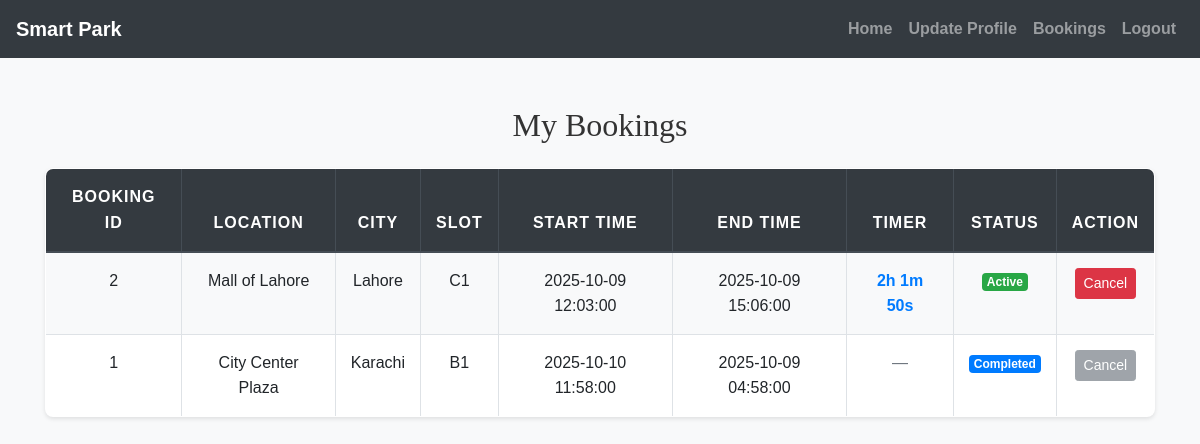
The app's page /my_bookings.php (signed in) with its own data.
### tables this page shows
CREATE TABLE `bookings` (
  `booking_id` int(11) NOT NULL,
  `user_id` int(11) NOT NULL,
  `slot_id` int(11) NOT NULL,
  `location_id` int(11) NOT NULL,
  `start_time` datetime NOT NULL,
  `duration` int(11) NOT NULL,
  `end_time` datetime NOT NULL,
  `status` enum('active','completed','cancelled') NOT NULL DEFAULT 'active',
  `estimated_arrival_time` datetime DEFAULT NULL,
  `created_at` datetime NOT NULL DEFAULT current_timestamp()
);

CREATE TABLE `parking_locations` (
  `location_id` int(11) NOT NULL,
  `name` varchar(100) NOT NULL,
  `address` varchar(255) NOT NULL,
  `city` varchar(50) NOT NULL,
  `latitude` decimal(9,6) NOT NULL,
  `longitude` decimal(9,6) NOT NULL,
  `total_slots` int(11) NOT NULL,
  `created_at` datetime NOT NULL DEFAULT current_timestamp(),
  `updated_at` datetime NOT NULL DEFAULT current_timestamp() ON UPDATE current_timestamp()
);

CREATE TABLE `parking_slots` (
  `slot_id` int(11) NOT NULL,
  `location_id` int(11) NOT NULL,
  `slot_number` varchar(10) NOT NULL,
  `status` enum('available','occupied','reserved') NOT NULL DEFAULT 'available',
  `updated_at` datetime NOT NULL DEFAULT current_timestamp() ON UPDATE current_timestamp()
);

### my_bookings.php (the view, shortened to what this page needs)
<?php
include('config.php');
$user_id = $_SESSION["id"];
$conn->query("UPDATE Bookings SET status = 'completed' WHERE end_time < NOW() AND status = 'active'");
$sql = "
    SELECT
        b.booking_id,
        b.start_time,
        b.duration,
        b.end_time,
        b.status,
        b.estimated_arrival_time,
        l.name AS location_name,
        l.city AS location_city,
        s.slot_number
    FROM Bookings b
    JOIN Parking_Locations l ON b.location_id = l.location_id
    JOIN Parking_Slots s ON b.slot_id = s.slot_id
    WHERE b.user_id = ?
    ORDER BY b.created_at DESC
";
$stmt = $conn->prepare($sql);
$stmt->bind_param("i", $user_id);
$stmt->execute();
$result = $stmt->get_result();
?>
<!DOCTYPE html>
<html lang="en">
<head>
    <link rel="stylesheet" href="https://maxcdn.bootstrapcdn.com/bootstrap/4.5.2/css/bootstrap.min.css">
    <link rel="stylesheet" href="./css/style.css">
</head>
<body>
<?php include('navbar.php'); ?>
<div class="container mt-5">
    <h2 class="mb-4">My Bookings</h2>
    <?php if ($result->num_rows > 0): ?>
        <table class="table table-bordered table-striped text-center">
            <thead class="thead-dark">
                <tr>
                    <th>Booking ID</th>
                    <th>Location</th>
                    <th>City</th>
                    <th>Slot</th>
                    <th>Start Time</th>
                    <th>End Time</th>
                    <th>Timer</th>
                    <th>Status</th>
                    <th>Action</th>
                </tr>
            </thead>
            <tbody>
            <?php while ($row = $result->fetch_assoc()): ?>
                <?php
                    $is_active = ($row['status'] === 'active');
                    $end_timestamp = strtotime($row['end_time']) * 1000;
                ?>
                <tr>
                    <td><?php echo $row['booking_id']; ?></td>
                    <td><?php echo htmlspecialchars($row['location_name']); ?></td>
                    <td><?php echo htmlspecialchars($row['location_city']); ?></td>
                    <td><?php echo htmlspecialchars($row['slot_number']); ?></td>
                    <td><?php echo htmlspecialchars($row['start_time']); ?></td>
                    <td><?php echo htmlspecialchars($row['end_time']); ?></td>
                    <td>
                        <?php if ($is_active): ?>
                            <span class="timer" data-endtime="<?php echo $end_timestamp; ?>" id="timer-<?php echo $row['booking_id']; ?>">Calculating...</span>
                        <?php else: ?>
                            <span class="text-muted">—</span>
                        <?php endif; ?>
                    </td>
                    <td>
                        <?php if ($row['status'] === 'active'): ?>
                            <span class="badge badge-success">Active</span>
                        <?php elseif ($row['status'] === 'completed'): ?>
                            <span class="badge badge-primary">Completed</span>
                        <?php else: ?>
                            <span class="badge badge-danger">Cancelled</span>
                        <?php endif; ?>
                    </td>
                    <td>
                        <?php if ($is_active): ?>
                            <a href="my_bookings.php?cancel_id=<?php echo $row['booking_id']; ?>" class="btn btn-sm btn-danger" onclick="return confirm('Cancel this booking?');">Cancel</a>
                        <?php else: ?>
                            <button class="btn btn-sm btn-secondary" disabled>Cancel</button>
                        <?php endif; ?>
                    </td>
                </tr>
            <?php endwhile; ?>
            </tbody>
        </table>
    <?php else: ?>
        <div class="alert alert-info">You have no bookings yet.</div>
    <?php endif; ?>
</div>
</body>
</html>

### css/style.css (style rules this page uses)
body { background-color: #f8f9fa; font-family: 'Arial', sans-serif; color: #333; line-height: 1.6; }
h1, h2, h3, h4 { text-align: center; margin-top: 30px; margin-bottom: 30px; font-family: 'Georgia', serif; }
.container { margin-bottom: 40px; }
.table { width: 100%; border-collapse: collapse; margin-top: 20px; font-size: 16px; background-color: #ffffff; border-radius: 8px; overflow: hidden; box-shadow: 0 2px 4px rgba(0, 0, 0, 0.1); }
.table th, .table td { padding: 15px; border: 1px solid #dee2e6; text-align: center; }
.table thead th { background-color: #004d4d; color: white; font-weight: bold; text-transform: uppercase; letter-spacing: 1px; }
.table tbody tr:nth-child(odd) { background-color: #f8f9fa; }
a { color: #006666; text-decoration: none; font-weight: bold; }

### my_bookings.php (style rules this page uses)
.timer { font-weight: bold; color: #007bff; }

### records on screen
bookings: booking_id "2", location.name "Mall of Lahore", location.city "Lahore", slot.slot_number "C1", start_time "2025-10-09 12:03:00", end_time "2025-10-09 15:06:00", status "Active"
bookings: booking_id "1", location.name "City Center Plaza", location.city "Karachi", slot.slot_number "B1", start_time "2025-10-10 11:58:00", end_time "2025-10-09 04:58:00", status "Completed"
